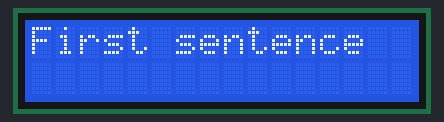
Bench run of a sketch on a simulated Arduino Uno, built with avr-gcc and run on an emulated ATmega328P. Parts: 16×2 character LCD.

Above: at 0.1 s.
At 6.97 s:
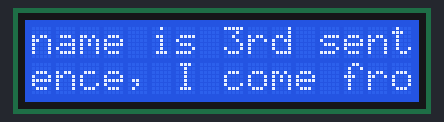
At 13.75 s:
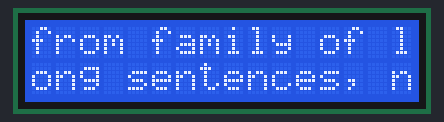
At 27.5 s:
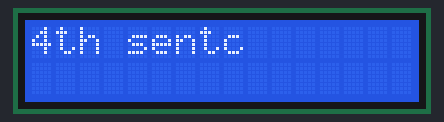
At 30.5 s:
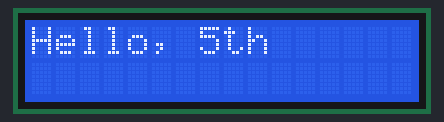
At 36.5 s:
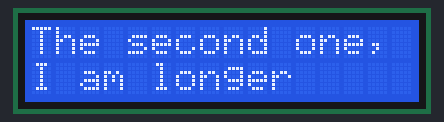

Measured:
- what the display in image 3 shows lasts 3.0 s, from 27.4 s to 30.4 s

The sketch:

lcd-message-sequence.ino
```cpp
/* Show five messages on screen in a sequence, with 3 seconds of delay
 * after each. Messages that are longer that one line (16 chars) should
 * continue on second line. Repeat this.
*/

#define ARRAYSIZE 5
#define ROW_LENGTH 16
#define LCD_MAX_LENGTH 32

//#include <LiquidCrystal.h> (Paralel connection)
#include <LiquidCrystal_I2C.h>


/*
  Instantiate lcd screen object with I2C connector (Serial connection).

  - First parameter (0x27) represents address of I2C device
  - Second parameter (16) represents number of chars (rectangles) in single line (row).
  - Third parameter (2) represents number of rows on LCD device.
*/
LiquidCrystal_I2C lcd(0x27, 16, 2);

/*
  Instatiate lcd screen object with paralel connection.

  - First parameter (1) represents port number on Arduino board where RS input of lcd screen is connected to.
  - Second parameter (2) represents port number on Arduino board where E (enable) input of lcd screen is connected to.
  - Rest of the parameters represents active pins for data transfer (d4, d5, d6, d7)
*/
//LiquidCrystal lcd(1, 2, 4, 5, 6, 7);


String messages[ARRAYSIZE] = { "First sentence", "The second one, I am longer", "My name is 3rd sentence, I come from family of long sentences, nice to meet you!", "4th sentc", "Hello, 5th" };

void setup() {
  //lcd.begin(16, 2); // Initializes the interface to the LCD screen, and specifies the dimensions (width and height) of the display (Paralel connection)
  lcd.init(); // Instead of "lcd.begin()" in Serial connection lcd.init() is used.

  lcd.clear();
  lcd.backlight();
}

void loop() {
    for (int i=0; i < ARRAYSIZE; i++)
    {
        String message = messages[i];

        showMessage(message);

        delay(3000);
    }
}

void showMessage(String message)
{
    if(message.length() < ROW_LENGTH)
    {
      showMessageInSingleRow(message);
    }
    else if(message.length() < LCD_MAX_LENGTH)
    {
      showMessageInTwoRows(message);
    }
    else
    {
      showMessageAsMovingText(message);
    }
}

void showMessageInSingleRow(String message)
{
  lcd.clear();
  lcd.setCursor(0, 0);
  lcd.print(message);
}

void showMessageInTwoRows(String message)
{
  lcd.clear();
  lcd.setCursor(0,0);
  lcd.print(message.substring(0,ROW_LENGTH)); // Arduino - StringSubstring
  lcd.setCursor(0,1);
  lcd.print(message.substring(ROW_LENGTH,message.length()));
}

void showMessageAsMovingText(String message)
{
  lcd.clear();


  for(int i = 0; i < message.length() ; i++)
  {
    lcd.clear();

    lcd.setCursor(0, 0);
    int messageEndIndexForFirstRow = i + ROW_LENGTH;
    lcd.print(message.substring(i, messageEndIndexForFirstRow));

    lcd.setCursor(0, 1);
    int messageEndIndexForSecondRow = messageEndIndexForFirstRow + ROW_LENGTH;

    if(messageEndIndexForSecondRow < message.length())
      lcd.print(message.substring(messageEndIndexForFirstRow, messageEndIndexForSecondRow));
    else
      lcd.print(message.substring(messageEndIndexForFirstRow, message.length()));

    delay(200);
  }
}
```
